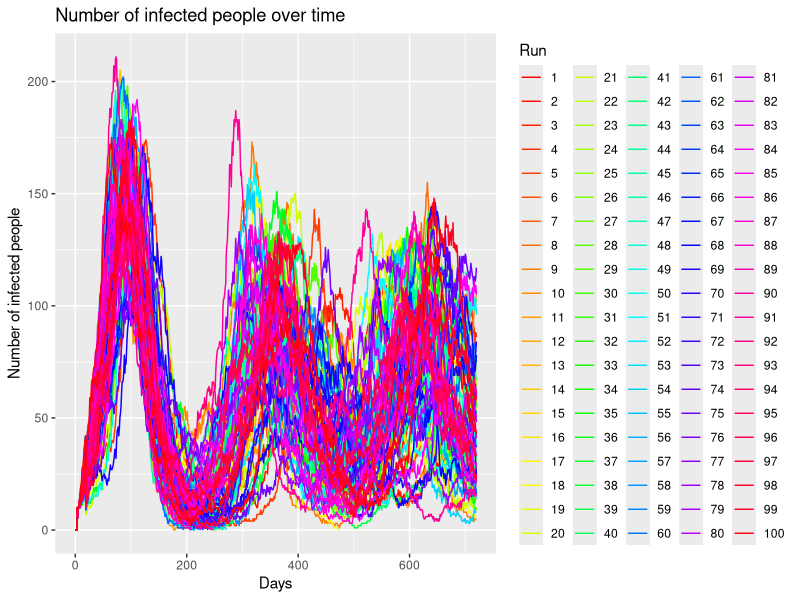
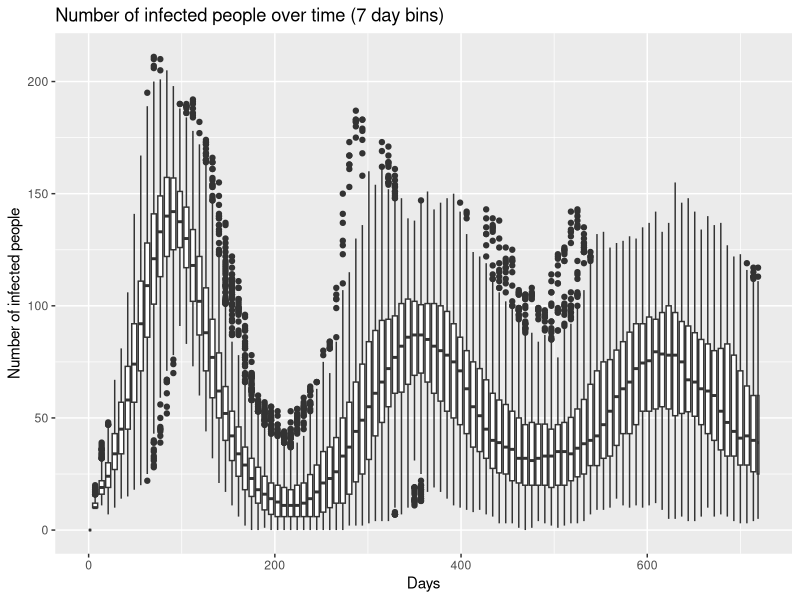
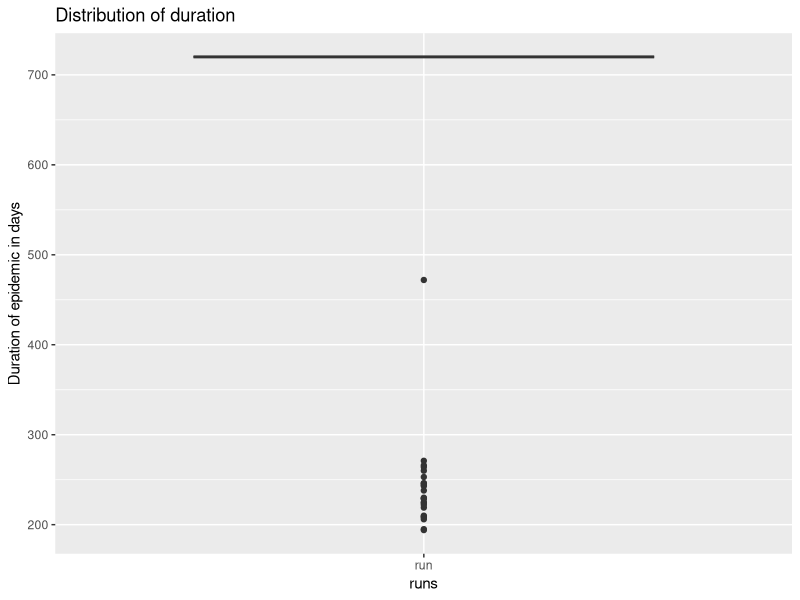
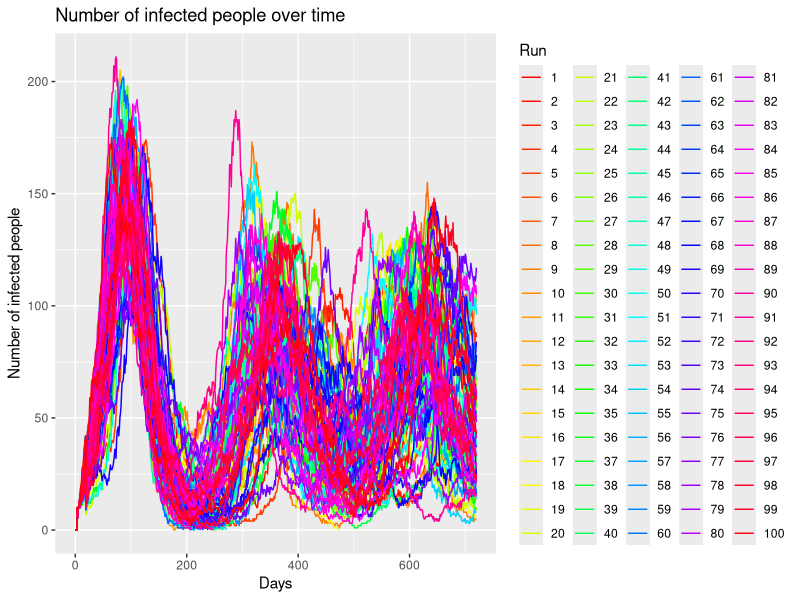
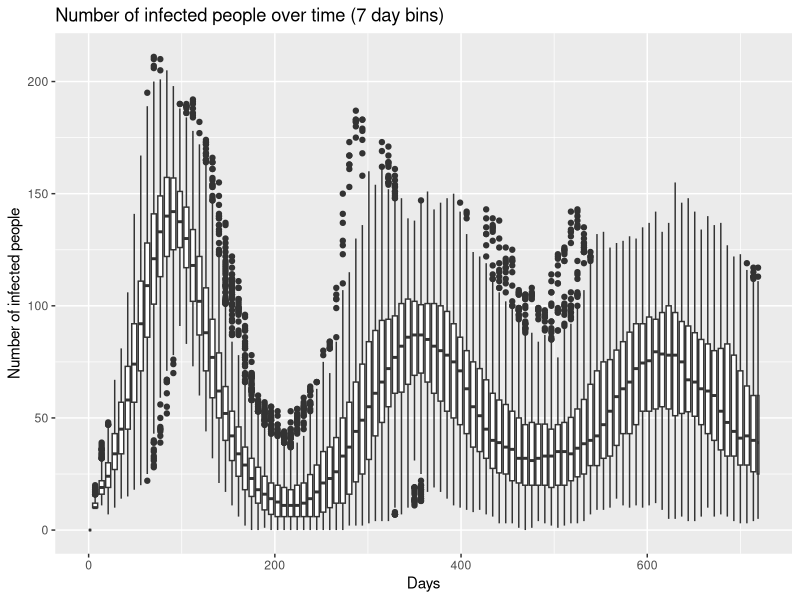
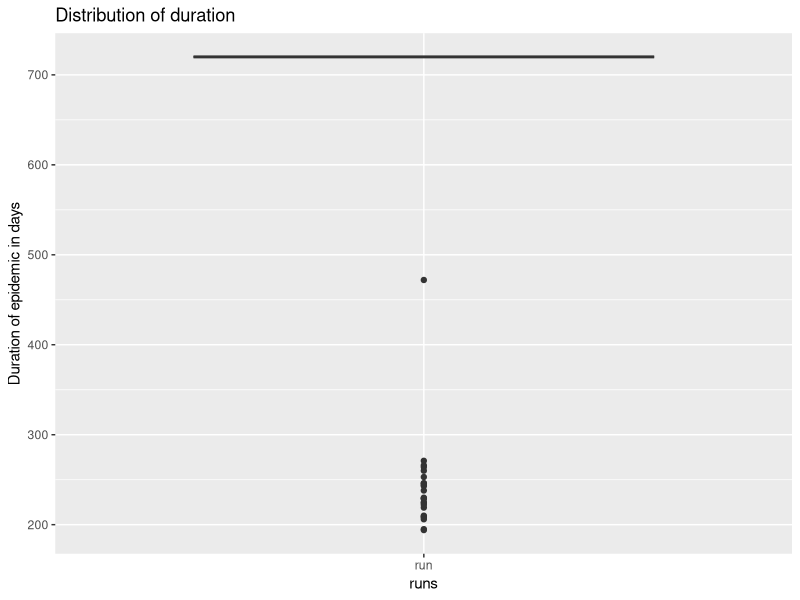

Reproduce these figures in R, in order.
#Put this at the top of every file, unless you really really want to work with factors
#this will save you a lot of confusion
options(stringsAsFactors = FALSE)
options(device=.Platform$OS.type)

#these are from two separate packages
library(ggplot2)

# needed for reshaping data frames
# library(reshape2)
#
# #used for querying data, performing aggregations, filtering, etc.
# library(sqldf)

##### PRE-EXPERIMENT #####
df_preExperiment = read.table("netlogo/pre-experiment.csv", skip = 6, sep = ",", head=TRUE)
# Remove the X. in the column names
colnames(df_preExperiment) = gsub("X\\.", "", colnames(df_preExperiment))
summary(df_preExperiment)

# Array of curves
ggplot(data=df_preExperiment, aes(x=step., y=n.sick.people, group=run.number.)) + #use myDataFrame for the data, columns for x and y
  geom_line(aes(colour = as.factor(run.number.))) + #we want to use points, colored by runNumber
  xlab("Days") +  #specify x and y labels
  ylab("Number of infected people") +
  ggtitle("Number of infected people over time") + #give the plot a title
  scale_colour_manual("Run",values = rainbow(max(df_preExperiment$run.number., na.rm = FALSE)))
ggsave("./diagrams/pre-ex/arrayOfCurves.png")

ggplot(data=df_preExperiment, aes(x=step., y=n.sick.people, group=round(step./7))) +
  geom_boxplot() +
  xlab("Days") +  #specify x and y labels
  ylab("Number of infected people") +
  ggtitle("Number of infected people over time (7 day bins)")
ggsave("./diagrams/pre-ex/boxplot.png")

duration = aggregate(df_preExperiment$step., by = list(df_preExperiment$run.number.), max)
colnames(duration)[0] = 'run'
colnames(duration)[1] = 'duration'

duration

ggplot(data = duration, aes(x='run', y=x)) +
  geom_boxplot() +
  ylab("Duration of epidemic in days") +
  xlab("runs") +
  ggtitle("Distribution of duration")
ggsave("./diagrams/pre-ex/duration.png")

# 24 times, the virus was wiped out earlier
# According to the previous boxplot these are still outliers
lengths(duration[duration$x < 720, ])

##### SIMILAR-VARIANT #####
